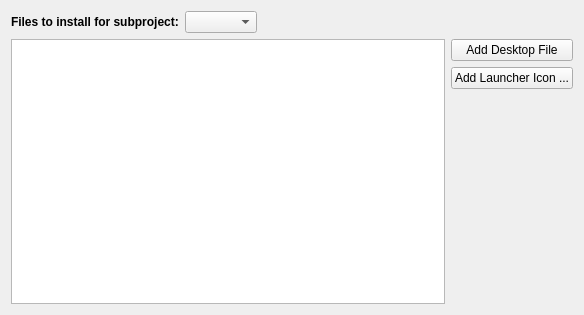
<?xml version="1.0" encoding="UTF-8"?>
<ui version="4.0">
 <class>MaemoDeployConfigurationWidget</class>
 <widget class="QWidget" name="MaemoDeployConfigurationWidget">
  <property name="geometry">
   <rect>
    <x>0</x>
    <y>0</y>
    <width>584</width>
    <height>315</height>
   </rect>
  </property>
  <property name="windowTitle">
   <string>Form</string>
  </property>
  <layout class="QVBoxLayout" name="verticalLayout_2">
   <item>
    <layout class="QHBoxLayout" name="horizontalLayout_3">
     <item>
      <widget class="QLabel" name="installLabel">
       <property name="toolTip">
        <string>These show the INSTALLS settings from the project file(s).</string>
       </property>
       <property name="text">
        <string>&lt;b&gt;Files to install for subproject:&lt;/b&gt;</string>
       </property>
      </widget>
     </item>
     <item>
      <widget class="QComboBox" name="modelComboBox">
       <property name="sizeAdjustPolicy">
        <enum>QComboBox::AdjustToContents</enum>
       </property>
      </widget>
     </item>
     <item>
      <spacer name="horizontalSpacer_2">
       <property name="orientation">
        <enum>Qt::Horizontal</enum>
       </property>
       <property name="sizeHint" stdset="0">
        <size>
         <width>40</width>
         <height>20</height>
        </size>
       </property>
      </spacer>
     </item>
    </layout>
   </item>
   <item>
    <layout class="QHBoxLayout" name="horizontalLayout_4">
     <item>
      <widget class="QTableView" name="tableView">
       <property name="minimumSize">
        <size>
         <width>0</width>
         <height>150</height>
        </size>
       </property>
       <property name="toolTip">
        <string>Edit the project file to add or remove entries.</string>
       </property>
       <property name="textElideMode">
        <enum>Qt::ElideMiddle</enum>
       </property>
       <property name="horizontalScrollMode">
        <enum>QAbstractItemView::ScrollPerPixel</enum>
       </property>
       <property name="showGrid">
        <bool>false</bool>
       </property>
       <property name="wordWrap">
        <bool>false</bool>
       </property>
       <attribute name="horizontalHeaderDefaultSectionSize">
        <number>400</number>
       </attribute>
       <attribute name="horizontalHeaderHighlightSections">
        <bool>false</bool>
       </attribute>
       <attribute name="horizontalHeaderMinimumSectionSize">
        <number>100</number>
       </attribute>
       <attribute name="horizontalHeaderStretchLastSection">
        <bool>true</bool>
       </attribute>
       <attribute name="verticalHeaderVisible">
        <bool>false</bool>
       </attribute>
      </widget>
     </item>
     <item>
      <layout class="QVBoxLayout" name="verticalLayout">
       <item>
        <widget class="QPushButton" name="addDesktopFileButton">
         <property name="text">
          <string>Add Desktop File</string>
         </property>
        </widget>
       </item>
       <item>
        <widget class="QPushButton" name="addIconButton">
         <property name="text">
          <string>Add Launcher Icon ...</string>
         </property>
        </widget>
       </item>
       <item>
        <spacer name="verticalSpacer">
         <property name="orientation">
          <enum>Qt::Vertical</enum>
         </property>
         <property name="sizeHint" stdset="0">
          <size>
           <width>20</width>
           <height>40</height>
          </size>
         </property>
        </spacer>
       </item>
      </layout>
     </item>
    </layout>
   </item>
  </layout>
 </widget>
 <resources/>
 <connections/>
</ui>
